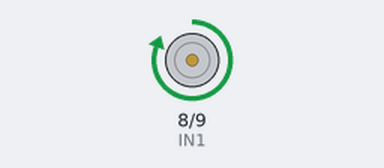
The sketch below on a simulated Arduino Uno, built with avr-gcc and run on an emulated ATmega328P. Parts: motor-driver pin pairs drawn as motors (green arrow = first pin HIGH = forward, orange = second pin HIGH = backward, longer = more drive, scaled by the enable pin).

Above: at 1.0 s.
At 2.5 s:
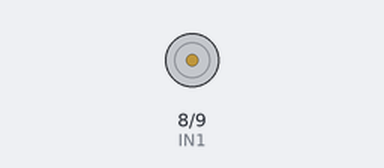
At 4.0 s:
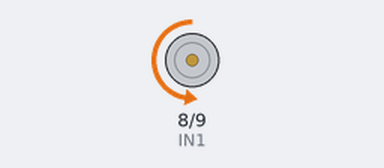
Timing chart, 0 to 7.8 s (numbered marks = the images above):
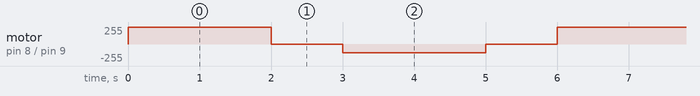

Measured:
- by itself, motor on pin 8 (IN1) / pin 9 (IN2): repeats every 6.0 s: stopped 1.0 s, backward 128/255 2.0 s, stopped 1.0 s, forward 255/255 2.0 s

The sketch:

Basic_DC_Motor_Control.ino
```cpp
// Define motor control pins
const int IN1 = 8;
const int IN2 = 9;
const int ENA = 10;

void setup() {
  // Set motor control pins as outputs
  pinMode(IN1, OUTPUT);
  pinMode(IN2, OUTPUT);
  pinMode(ENA, OUTPUT);

  // Initialize motor state
  stopMotor();
}

void loop() {
  // Example motor control
  forward(255);  // Move forward at full speed
  delay(2000);   // Run for 2 seconds
  stopMotor();   // Stop motor
  delay(1000);   // Wait for 1 second

  backward(128); // Move backward at half speed
  delay(2000);   // Run for 2 seconds
  stopMotor();   // Stop motor
  delay(1000);   // Wait for 1 second
}

void forward(int speed) {
  // Set motor direction to forward
  digitalWrite(IN1, HIGH);
  digitalWrite(IN2, LOW);

  // Set motor speed
  analogWrite(ENA, speed);
}

void backward(int speed) {
  // Set motor direction to backward
  digitalWrite(IN1, LOW);
  digitalWrite(IN2, HIGH);

  // Set motor speed
  analogWrite(ENA, speed);
}

void stopMotor() {
  // Stop the motor
  digitalWrite(IN1, LOW);
  digitalWrite(IN2, LOW);

  // Set speed to 0
  analogWrite(ENA, 0);
}
```
